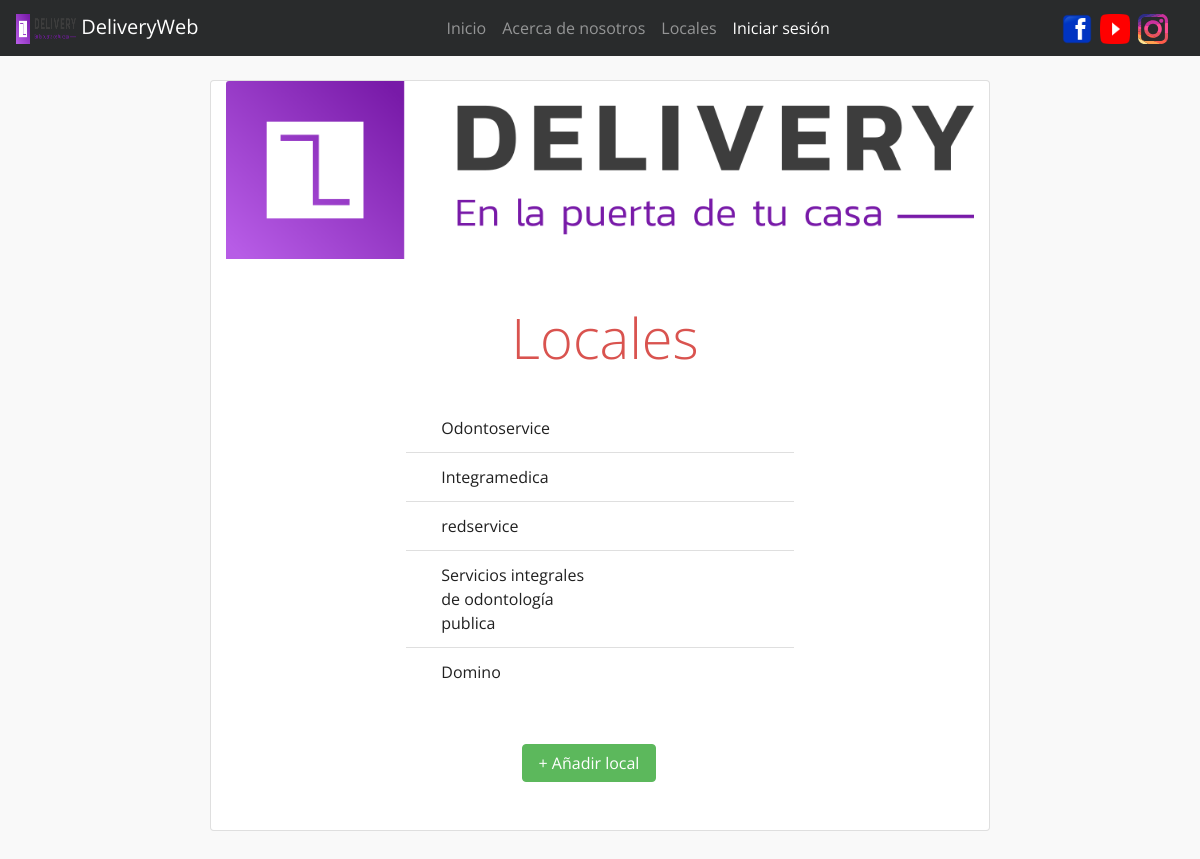
/usuarios/local/, run on an earlier commit of the app's database.
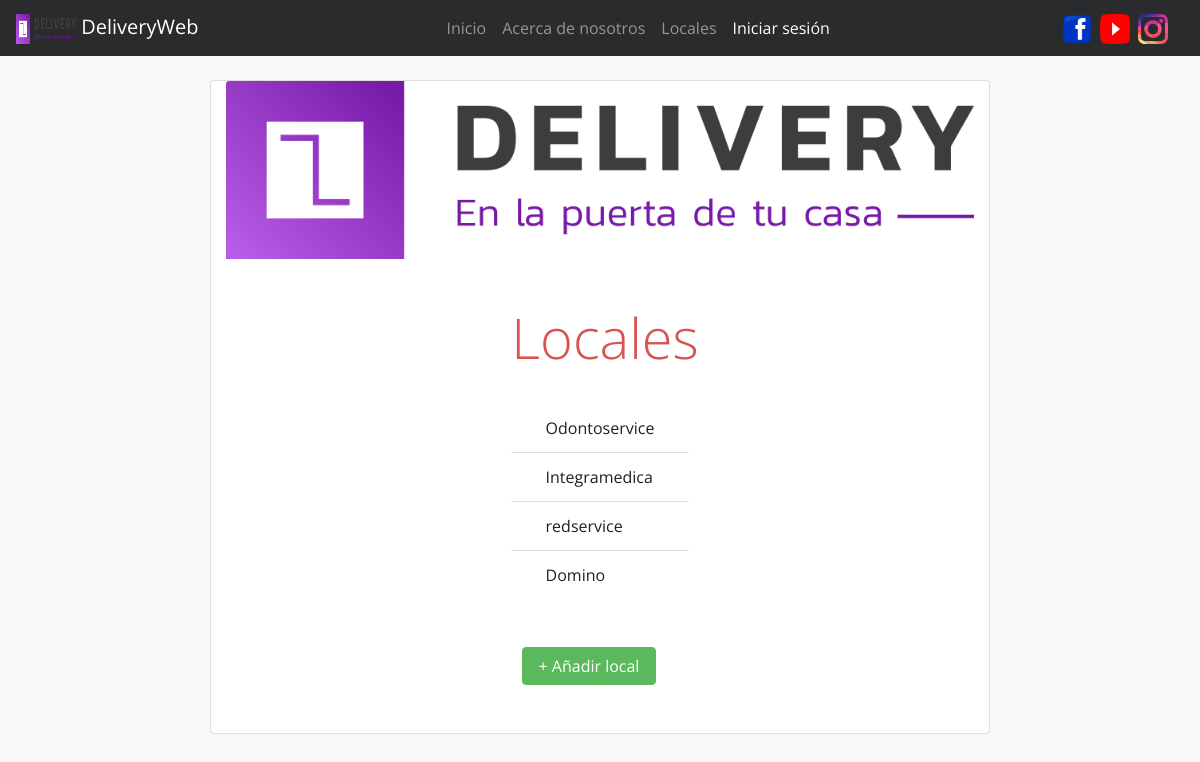
And on a later commit of the database.
### usuarios/models.py (models this page shows, shortened)
class local(models.Model):
    rut = models.CharField(max_length=12)
    nombre = models.CharField(max_length=200)
    correo = models.EmailField(null=True, blank=True)
    telefono = models.CharField(max_length=9)
    direccion = models.CharField(max_length=200)
    clave = models.CharField(max_length=200)
    confirmarClave = models.CharField(max_length=200)
    tipo = (
        ('1', 'Gastronomica'),
        ('2', 'Salud'),
        ('3', 'Logistica'),
    )
    tipoEmpresa= models.CharField(
        max_length=1,
        choices= tipo,
        blank = True,
        default = 0,
        help_text= 'Tipo de empresa',
    )
    class meta:
        ordering = ['nombre', 'direccion']
    def get_absolute_url(self):
        return reverse('local_detail', args=[str(self.id)])

### usuarios/views.py (the view)
# urls.py: path('local/', views.LocalListView.as_view(), name='locales'),
class LocalListView(generic.ListView):
    model  = local
    paginate_by = 10

### usuarios/templates/usuarios/local_list.html (shortened to what this page needs)
{% extends "Base_generic.html" %}
{% block content %}
{% load static %}
<div class="container py-5 col-12">
{% if local_list %}
<div  class="d-flex justify-content-center pt-3 " >
<div class="card border-primary pb-5 col-8" >
    <img class="card-img-top" src="{% static 'images/LogoHTML.png' %}" alt="">
    <div class="card-body mx-auto pt-5 text-danger">
        <h3 class="card-title display-4 pb-4">Locales</h3>
    </div>
    <div class="row">
    <ul class="list-group list-group-flush mx-auto">
        {% for local in local_list %}
        <li class="list-group-item ">
            <a class="d-flex justify-content-start col-sm-6 col-md-6 col-lg-6" href="{{ local.get_absolute_url }}"> {{local.nombre}}</a>
        </li>
        {% endfor %}
    </ul>
    </div>
    <div class="pt-5 col-7 col-xs-3 col-sm-3 col-md-3 col-lg-3 mx-auto">
        <a href="{% url 'local_create' %}" class="btn btn-success ">+ Añadir local</a>
        </div>
</div>
{% else %}
    <p>No hay locales registrados</p>
{% endif %}
</div>
</div>
{% endblock %}

What changed in the data, as far as the page shows it:
removed local: nombre "Servicios integrales de odontología publica"
